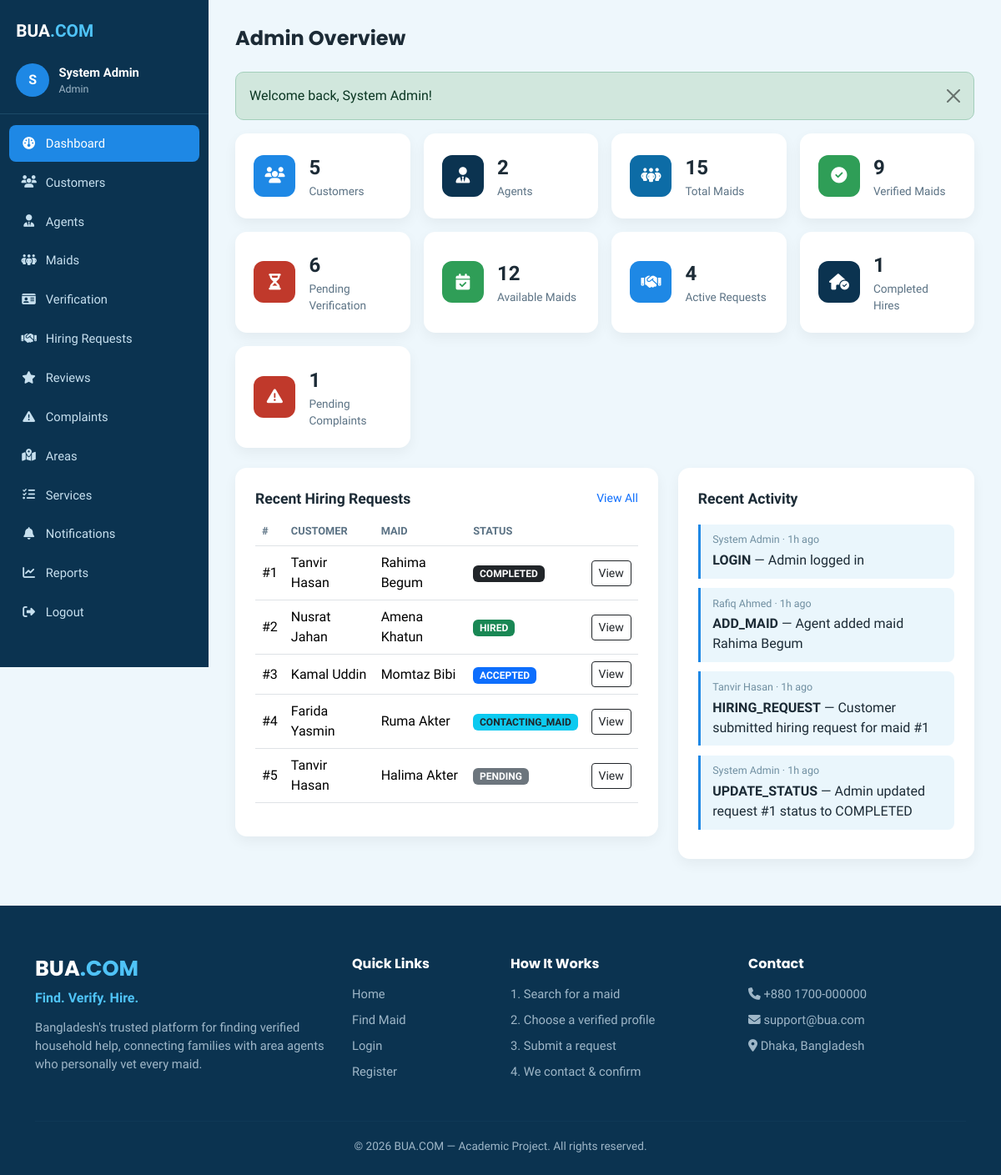
Page /admin/dashboard.php (signed in) on the committed database.
### tables this page shows
CREATE TABLE hiring_requests (
    id INT AUTO_INCREMENT PRIMARY KEY,
    customer_id INT NOT NULL,
    maid_id INT NOT NULL,
    service_id INT NOT NULL,
    preferred_time VARCHAR(100) DEFAULT NULL,
    expected_salary DECIMAL(10,2) DEFAULT NULL,
    start_date DATE DEFAULT NULL,
    customer_phone VARCHAR(20) NOT NULL,
    customer_address VARCHAR(255) NOT NULL,
    customer_note TEXT DEFAULT NULL,
    status ENUM('PENDING','CONTACTING_MAID','MAID_CONSIDERING','ACCEPTED','REJECTED','HIRED','COMPLETED','CANCELLED') NOT NULL DEFAULT 'PENDING',
    assigned_admin INT DEFAULT NULL,
    created_at TIMESTAMP DEFAULT CURRENT_TIMESTAMP,
    updated_at TIMESTAMP DEFAULT CURRENT_TIMESTAMP ON UPDATE CURRENT_TIMESTAMP,
    FOREIGN KEY (customer_id) REFERENCES users(id) ON DELETE CASCADE,
    FOREIGN KEY (maid_id) REFERENCES maids(id) ON DELETE CASCADE,
    FOREIGN KEY (service_id) REFERENCES services(id) ON DELETE RESTRICT,
    FOREIGN KEY (assigned_admin) REFERENCES users(id) ON DELETE SET NULL,
    INDEX idx_status (status),
    INDEX idx_customer (customer_id),
    INDEX idx_maid (maid_id)
);

CREATE TABLE users (
    id INT AUTO_INCREMENT PRIMARY KEY,
    name VARCHAR(100) NOT NULL,
    email VARCHAR(150) NOT NULL UNIQUE,
    phone VARCHAR(20) NOT NULL,
    password VARCHAR(255) NOT NULL,
    role ENUM('customer','agent','admin') NOT NULL DEFAULT 'customer',
    status ENUM('active','inactive','suspended') NOT NULL DEFAULT 'active',
    created_at TIMESTAMP DEFAULT CURRENT_TIMESTAMP,
    updated_at TIMESTAMP DEFAULT CURRENT_TIMESTAMP ON UPDATE CURRENT_TIMESTAMP,
    INDEX idx_role (role),
    INDEX idx_status (status)
);

CREATE TABLE maids (
    id INT AUTO_INCREMENT PRIMARY KEY,
    agent_id INT NOT NULL,
    name VARCHAR(100) NOT NULL,
    phone VARCHAR(20) NOT NULL,
    photo VARCHAR(255) DEFAULT NULL,
    area_id INT NOT NULL,
    permanent_district VARCHAR(100) DEFAULT NULL,
    experience_years INT NOT NULL DEFAULT 0,
    expected_salary DECIMAL(10,2) NOT NULL DEFAULT 0,
    working_type ENUM('full_time','part_time','live_in','hourly') NOT NULL DEFAULT 'full_time',
    preferred_time VARCHAR(100) DEFAULT NULL,
    current_households INT NOT NULL DEFAULT 0,
    availability ENUM('available','busy','unavailable') NOT NULL DEFAULT 'available',
    status ENUM('active','inactive') NOT NULL DEFAULT 'active',
    created_at TIMESTAMP DEFAULT CURRENT_TIMESTAMP,
    updated_at TIMESTAMP DEFAULT CURRENT_TIMESTAMP ON UPDATE CURRENT_TIMESTAMP,
    FOREIGN KEY (agent_id) REFERENCES users(id) ON DELETE CASCADE,
    FOREIGN KEY (area_id) REFERENCES areas(id) ON DELETE RESTRICT,
    INDEX idx_availability (availability),
    INDEX idx_area (area_id),
    INDEX idx_salary (expected_salary),
    INDEX idx_experience (experience_years)
);

CREATE TABLE activity_logs (
    id INT AUTO_INCREMENT PRIMARY KEY,
    user_id INT DEFAULT NULL,
    action VARCHAR(100) NOT NULL,
    description TEXT DEFAULT NULL,
    created_at TIMESTAMP DEFAULT CURRENT_TIMESTAMP,
    FOREIGN KEY (user_id) REFERENCES users(id) ON DELETE SET NULL
);

### config/functions.php (called while the page is built, shortened)
<?php
function clean(?string $value): string
{
    return htmlspecialchars(trim($value ?? ''), ENT_QUOTES, 'UTF-8');
}
function statusBadgeClass(string $status): string
{
    return match ($status) {
        'PENDING' => 'bg-secondary',
        'CONTACTING_MAID' => 'bg-info text-dark',
        'MAID_CONSIDERING' => 'bg-warning text-dark',
        'ACCEPTED' => 'bg-primary',
        'HIRED' => 'bg-success',
        'COMPLETED' => 'bg-dark',
        'REJECTED', 'CANCELLED' => 'bg-danger',
        'VERIFIED' => 'bg-success',
        'UNDER_REVIEW' => 'bg-warning text-dark',
        'RESOLVED' => 'bg-success',
        default => 'bg-secondary',
    };
}
function timeAgo(string $datetime): string
{
    $diff = time() - strtotime($datetime);
    if ($diff < 86400) return floor($diff / 3600) . 'h ago';
    return date('d M Y', strtotime($datetime));
}

### admin/dashboard.php (the view, shortened to what this page needs)
<?php
require_once __DIR__ . '/../config/functions.php';
$db = Database::getConnection();
$stats = [];
$stats['customers'] = (int) $db->query("SELECT COUNT(*) FROM users WHERE role='customer'")->fetchColumn();
$stats['agents'] = (int) $db->query("SELECT COUNT(*) FROM users WHERE role='agent'")->fetchColumn();
$stats['maids'] = (int) $db->query("SELECT COUNT(*) FROM maids")->fetchColumn();
$stats['verified'] = (int) $db->query("SELECT COUNT(*) FROM maid_verification WHERE verification_status='VERIFIED'")->fetchColumn();
$stats['pending_verification'] = (int) $db->query("SELECT COUNT(*) FROM maid_verification WHERE verification_status IN ('PENDING','UNDER_REVIEW')")->fetchColumn();
$stats['available'] = (int) $db->query("SELECT COUNT(*) FROM maids WHERE availability='available'")->fetchColumn();
$stats['active_requests'] = (int) $db->query("SELECT COUNT(*) FROM hiring_requests WHERE status NOT IN ('COMPLETED','REJECTED','CANCELLED')")->fetchColumn();
$stats['completed_hires'] = (int) $db->query("SELECT COUNT(*) FROM hiring_requests WHERE status='COMPLETED'")->fetchColumn();
$stats['pending_complaints'] = (int) $db->query("SELECT COUNT(*) FROM complaints WHERE status IN ('PENDING','UNDER_REVIEW')")->fetchColumn();
$recentRequests = $db->query('
    SELECT hr.*, u.name AS customer_name, m.name AS maid_name
    FROM hiring_requests hr
    JOIN users u ON u.id = hr.customer_id
    JOIN maids m ON m.id = hr.maid_id
    ORDER BY hr.created_at DESC LIMIT 6
')->fetchAll();
$recentActivity = $db->query('
    SELECT al.*, u.name AS user_name FROM activity_logs al
    LEFT JOIN users u ON u.id = al.user_id
    ORDER BY al.created_at DESC LIMIT 8
')->fetchAll();
include __DIR__ . '/../includes/header.php';
?>
<div class="dashboard-wrapper">
    <?php include __DIR__ . '/../includes/sidebar.php'; ?>
    <main class="dashboard-main">
        <div class="dashboard-topbar"><h1>Admin Overview</h1></div>
        <?php include __DIR__ . '/../includes/alerts.php'; ?>
        <div class="row g-3 mb-4">
            <div class="col-md-3 col-6"><div class="stat-card"><div class="stat-icon" style="background:#1e88e5;"><i class="fa-solid fa-users"></i></div><div><p class="stat-value"><?= $stats['customers'] ?></p><p class="stat-label">Customers</p></div></div></div>
            <div class="col-md-3 col-6"><div class="stat-card"><div class="stat-icon" style="background:#0b3350;"><i class="fa-solid fa-user-tie"></i></div><div><p class="stat-value"><?= $stats['agents'] ?></p><p class="stat-label">Agents</p></div></div></div>
            <div class="col-md-3 col-6"><div class="stat-card"><div class="stat-icon" style="background:#0d6ca6;"><i class="fa-solid fa-people-group"></i></div><div><p class="stat-value"><?= $stats['maids'] ?></p><p class="stat-label">Total Maids</p></div></div></div>
            <div class="col-md-3 col-6"><div class="stat-card"><div class="stat-icon" style="background:#2f9e57;"><i class="fa-solid fa-circle-check"></i></div><div><p class="stat-value"><?= $stats['verified'] ?></p><p class="stat-label">Verified Maids</p></div></div></div>
            <div class="col-md-3 col-6"><div class="stat-card"><div class="stat-icon" style="background:#c0392b;"><i class="fa-solid fa-hourglass-half"></i></div><div><p class="stat-value"><?= $stats['pending_verification'] ?></p><p class="stat-label">Pending Verification</p></div></div></div>
            <div class="col-md-3 col-6"><div class="stat-card"><div class="stat-icon" style="background:#2f9e57;"><i class="fa-solid fa-calendar-check"></i></div><div><p class="stat-value"><?= $stats['available'] ?></p><p class="stat-label">Available Maids</p></div></div></div>
            <div class="col-md-3 col-6"><div class="stat-card"><div class="stat-icon" style="background:#1e88e5;"><i class="fa-solid fa-handshake"></i></div><div><p class="stat-value"><?= $stats['active_requests'] ?></p><p class="stat-label">Active Requests</p></div></div></div>
            <div class="col-md-3 col-6"><div class="stat-card"><div class="stat-icon" style="background:#0b3350;"><i class="fa-solid fa-house-circle-check"></i></div><div><p class="stat-value"><?= $stats['completed_hires'] ?></p><p class="stat-label">Completed Hires</p></div></div></div>
            <div class="col-md-3 col-6"><div class="stat-card"><div class="stat-icon" style="background:#c0392b;"><i class="fa-solid fa-triangle-exclamation"></i></div><div><p class="stat-value"><?= $stats['pending_complaints'] ?></p><p class="stat-label">Pending Complaints</p></div></div></div>
        </div>
        <div class="row g-4">
            <div class="col-lg-7">
                <div class="panel">
                    <div class="d-flex justify-content-between align-items-center mb-2">
                        <div class="panel-title mb-0">Recent Hiring Requests</div>
                        <a href="hiring-requests.php" class="small">View All</a>
                    </div>
                    <div class="table-responsive">
                        <table class="table">
                            <thead><tr><th>#</th><th>Customer</th><th>Maid</th><th>Status</th><th></th></tr></thead>
                            <tbody>
                            <?php foreach ($recentRequests as $r): ?>
                                <tr>
                                    <td>#<?= (int) $r['id'] ?></td>
                                    <td><?= clean($r['customer_name']) ?></td>
                                    <td><?= clean($r['maid_name']) ?></td>
                                    <td><span class="badge <?= statusBadgeClass($r['status']) ?>"><?= clean($r['status']) ?></span></td>
                                    <td><a href="request-details.php?id=<?= (int) $r['id'] ?>" class="btn btn-sm btn-outline-dark">View</a></td>
                                </tr>
                            <?php endforeach; ?>
                            </tbody>
                        </table>
                    </div>
                </div>
            </div>
            <div class="col-lg-5">
                <div class="panel">
                    <div class="panel-title">Recent Activity</div>
                    <?php foreach ($recentActivity as $a): ?>
                        <div class="note-item">
                            <div class="note-meta"><?= clean($a['user_name'] ?? 'System') ?> &middot; <?= timeAgo($a['created_at']) ?></div>
                            <strong><?= clean($a['action']) ?></strong> — <?= clean($a['description']) ?>
                        </div>
                    <?php endforeach; ?>
                </div>
            </div>
        </div>
    </main>
</div>
<?php include __DIR__ . '/../includes/footer.php'; ?>

### assets/css/style.css (style rules this page uses)
:root { --bua-dark: #0b3350; --bua-dark-2: #124267; --bua-accent: #1e88e5; --bua-accent-2: #4fc3f7; --bua-cream: #eef7fc; --bua-tan: #cfe9f5; --bua-text-muted: #9fb7c8; --bua-success: #2f9e57; --bua-radius: 14px; }
* { box-sizing: border-box; }
body { font-family: 'Hind Siliguri', 'Poppins', sans-serif; background: var(--bua-cream); color: #1c2b36; }
h1, h2, h3, h4, h5, .brand-font { font-family: 'Poppins', sans-serif; font-weight: 700; }
a { text-decoration: none; }
.dashboard-wrapper { display: flex; min-height: 100vh; background: #eef7fc; }
.dashboard-main { flex: 1; padding: 2rem; max-width: 100%; overflow-x: hidden; }
.dashboard-topbar { display: flex; justify-content: space-between; align-items: center; margin-bottom: 1.6rem; }
.dashboard-topbar h1 { font-size: 1.5rem; margin: 0; }
.stat-card { background: #fff; border-radius: var(--bua-radius); padding: 1.4rem; box-shadow: 0 6px 16px rgba(0,0,0,.05); display: flex; align-items: center; gap: 1rem; height: 100%; }
.stat-icon { width: 50px; height: 50px; border-radius: 12px; display: flex; align-items: center; justify-content: center; font-size: 1.2rem; color: #fff; flex-shrink: 0; }
.stat-value { font-size: 1.5rem; font-weight: 800; margin: 0; }
.stat-label { color: #5b7284; font-size: .85rem; margin: 0; }
.panel { background: #fff; border-radius: var(--bua-radius); padding: 1.5rem; box-shadow: 0 6px 16px rgba(0,0,0,.05); margin-bottom: 1.5rem; }
.panel-title { font-weight: 700; font-size: 1.1rem; margin-bottom: 1.1rem; }
.table thead th { font-size: .8rem; text-transform: uppercase; color: #5b7284; border-bottom-width: 1px; }
.table td, .table th { vertical-align: middle; }
.note-item { border-left: 3px solid var(--bua-accent); padding: .6rem .9rem; background: #eaf6fc; border-radius: 0 8px 8px 0; margin-bottom: .7rem; }
.note-item .note-meta { font-size: .78rem; color: #6f8ea0; margin-bottom: .2rem; }

### rows in the picture
hiring_requests: maid "5", service "2", customer "6", assigned_admin "1", id "3", customer.name "Kamal Uddin", maid.name "Momtaz Bibi", status "ACCEPTED"
hiring_requests: id "1", customer.name "Tanvir Hasan", maid.name "Rahima Begum", status "COMPLETED"
hiring_requests: id "2", customer.name "Nusrat Jahan", maid.name "Amena Khatun", status "HIRED"
hiring_requests: id "4", customer.name "Farida Yasmin", maid.name "Ruma Akter", status "CONTACTING_MAID"
hiring_requests: id "5", customer.name "Tanvir Hasan", maid.name "Halima Akter", status "PENDING"
activity_logs: user.name "System Admin", created_at "1h ago", action "LOGIN", description "Admin logged in"
activity_logs: user.name "Rafiq Ahmed", created_at "1h ago", action "ADD_MAID", description "Agent added maid Rahima Begum"
activity_logs: user.name "Tanvir Hasan", created_at "1h ago", action "HIRING_REQUEST", description "Customer submitted hiring request for maid #1"
activity_logs: user.name "System Admin", created_at "1h ago", action "UPDATE_STATUS", description "Admin updated request #1 status to COMPLETED"

### other values in the picture
substr(currentUserName() ?? 'U', 0, 1) "S"
currentUserName() "System Admin"
$role "Admin"
$label "Dashboard Customers Agents Maids Verification Hiring Requests Reviews Complaints Areas Services Notifications Reports"
$f['message'] "Welcome back, System Admin!"
$stats['maids'] "15"
$stats['verified'] "9"
$stats['available'] "12"
$stats['active_requests'] "4"
